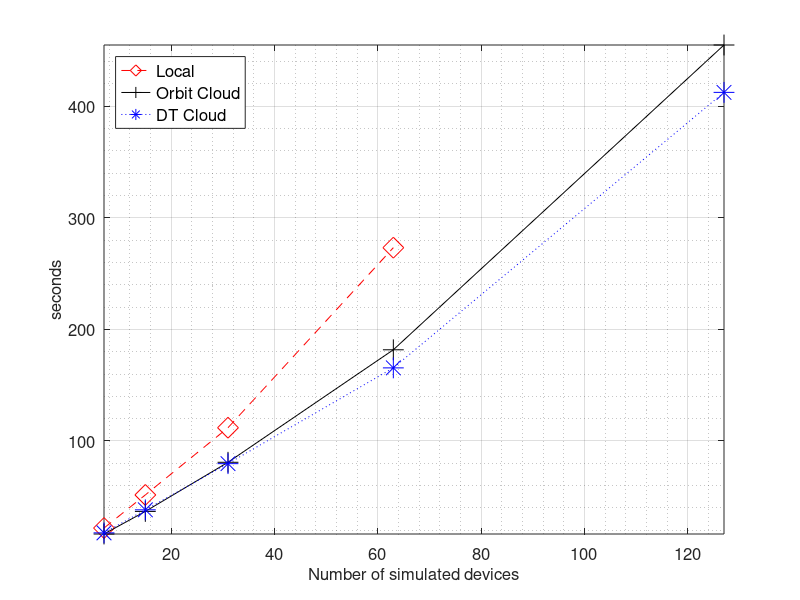
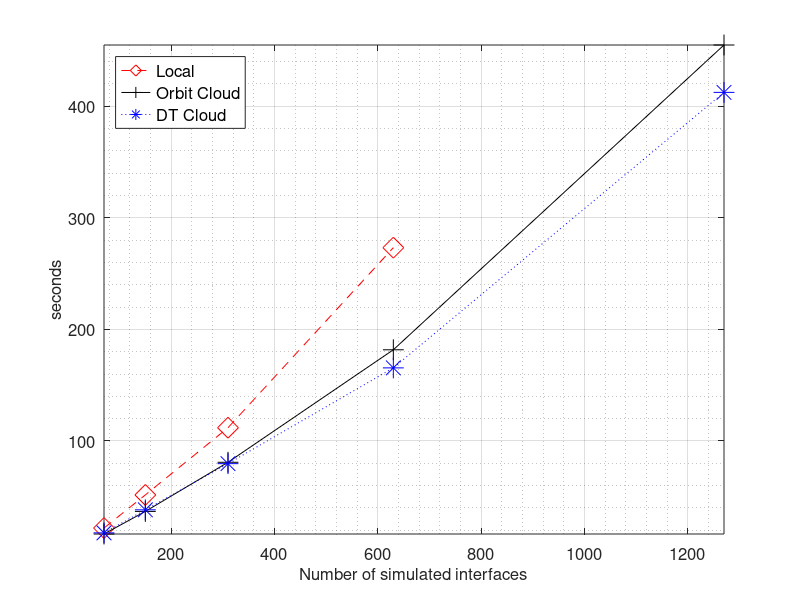
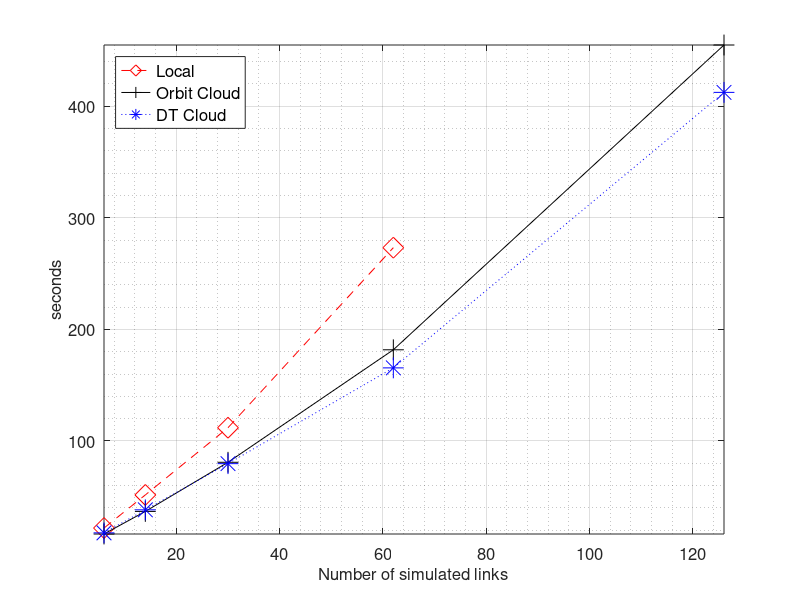

MATLAB code to generate these figures, in order:
nes = [7,15,31,63,127]
intfs = [70,150,310,630,1270]
links = [6,14,30,62,126]

local = [21.952,51.625,111.869,273.2,NaN] 
orbit = [16.612,36.861,80.881,181.698,454.84]
dt = [17.633,38.281,79.662,165.483,412.383]

figure(1)
plot(nes,local, '--dr', 'markersize', 15, nes, orbit, '-+k', 'markersize', 15, nes, dt, ':*b', 'markersize', 15)
set(gca, "fontsize", 12)

xlabel('Number of simulated devices', "fontsize", 12)
grid on
grid minor on
ylabel('seconds', "fontsize", 12)
leg = legend('Local','Orbit Cloud','DT Cloud', "location", 'northwest')
set(leg, "fontsize", 12)
axis('tight')

#la = num2str(local(:));
#lb = cellstr(la);
#lc = strtrim(lb);

#oa = num2str(orbit(:));
#ob = cellstr(oa);
#oc = strtrim(ob);

#da = num2str(dt(:));
#db = cellstr(da);
#dc = strtrim(db);

#text(nes, local, lc)
#text(nes, orbit, oc)
#text(nes, dt, dc)

figure(2)
plot(intfs,local, '--dr', 'markersize', 15, intfs, orbit, '-+k', 'markersize', 15, intfs, dt, ':*b', 'markersize', 15)
set(gca, "fontsize", 12)

xlabel('Number of simulated interfaces', "fontsize", 12)
grid on
grid minor on
ylabel('seconds', "fontsize", 12)
leg = legend('Local','Orbit Cloud','DT Cloud', "location", 'northwest')
set(leg, "fontsize", 12)
axis('tight')

#la = num2str(local(:));
#lb = cellstr(la);
#lc = strtrim(lb);

#oa = num2str(orbit(:));
#ob = cellstr(oa);
#oc = strtrim(ob);

#da = num2str(dt(:));
#db = cellstr(da);
#dc = strtrim(db);

#text(intfs, local, lc)
#text(intfs, orbit, oc)
#text(intfs, dt, dc)

figure(3)
plot(links,local, '--dr', 'markersize', 15, links, orbit, '-+k', 'markersize', 15, links, dt, ':*b', 'markersize', 15)
set(gca, "fontsize", 12)

xlabel('Number of simulated links', "fontsize", 12)
grid on
grid minor on
ylabel('seconds', "fontsize", 12)
leg = legend('Local','Orbit Cloud','DT Cloud', "location", 'northwest')
set(leg, "fontsize", 12)
axis('tight')

#la = num2str(local(:));
#lb = cellstr(la);
#lc = strtrim(lb);

#oa = num2str(orbit(:));
#ob = cellstr(oa);
#oc = strtrim(ob);

#da = num2str(dt(:));
#db = cellstr(da);
#dc = strtrim(db);

#text(links, local, lc)
#text(links, orbit, oc)
#text(links, dt, dc)
